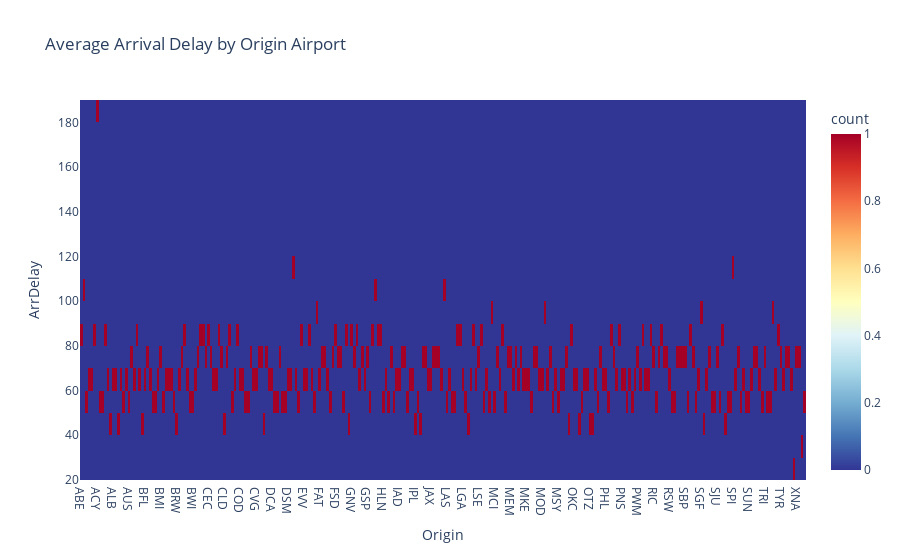

The code cell stored with this chart in its notebook:
### Code cell
import numpy as np

# Calculate average delay per origin airport
airport_delay = df.groupby('Origin')['ArrDelay'].mean().reset_index()

fig = px.density_heatmap(
    airport_delay,
    x='Origin',
    y='ArrDelay',
    nbinsx=len(airport_delay),
    title='Average Arrival Delay by Origin Airport',
    color_continuous_scale='RdYlBu_r'
)
fig.show()

### Figure 1 — Plotly figure (JSON) as saved in the notebook; plotly's stock layout.template omitted (floating-point values rounded to 4 significant figures; data arrays with more than 128 entries replaced by an {"elided": "..."} marker saying what was removed)
{"data": [{"coloraxis": "coloraxis", "hovertemplate": "Origin=%{x}<br>ArrDelay=%{y}<br>count=%{z}<extra></extra>", "name": "", "nbinsx": 274, "type": "histogram2d", "x": {"elided": "274 str values"}, "xaxis": "x", "xbingroup": "x", "y": {"elided": "274 float values"}, "yaxis": "y", "ybingroup": "y"}], "layout": {"coloraxis": {"colorbar": {"title": {"text": "count"}}, "colorscale": [[0, "rgb(49,54,149)"], [0.1, "rgb(69,117,180)"], [0.2, "rgb(116,173,209)"], [0.3, "rgb(171,217,233)"], [0.4, "rgb(224,243,248)"], [0.5, "rgb(255,255,191)"], [0.6, "rgb(254,224,144)"], [0.7, "rgb(253,174,97)"], [0.8, "rgb(244,109,67)"], [0.9, "rgb(215,48,39)"], [1, "rgb(165,0,38)"]]}, "legend": {"tracegroupgap": 0}, "title": {"text": "Average Arrival Delay by Origin Airport"}, "xaxis": {"anchor": "y", "domain": [0, 1], "title": {"text": "Origin"}}, "yaxis": {"anchor": "x", "domain": [0, 1], "title": {"text": "ArrDelay"}}}}
